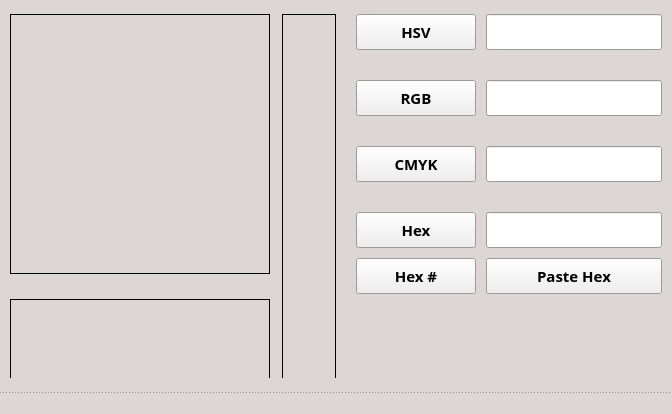
<?xml version="1.0" encoding="UTF-8"?>
<ui version="4.0">
 <class>MainWindow</class>
 <widget class="QMainWindow" name="MainWindow">
  <property name="geometry">
   <rect>
    <x>0</x>
    <y>0</y>
    <width>672</width>
    <height>414</height>
   </rect>
  </property>
  <property name="sizePolicy">
   <sizepolicy hsizetype="Expanding" vsizetype="Expanding">
    <horstretch>0</horstretch>
    <verstretch>0</verstretch>
   </sizepolicy>
  </property>
  <property name="minimumSize">
   <size>
    <width>672</width>
    <height>414</height>
   </size>
  </property>
  <property name="maximumSize">
   <size>
    <width>672</width>
    <height>414</height>
   </size>
  </property>
  <property name="palette">
   <palette>
    <active>
     <colorrole role="Base">
      <brush brushstyle="SolidPattern">
       <color alpha="255">
        <red>255</red>
        <green>255</green>
        <blue>255</blue>
       </color>
      </brush>
     </colorrole>
     <colorrole role="Window">
      <brush brushstyle="SolidPattern">
       <color alpha="255">
        <red>221</red>
        <green>214</green>
        <blue>214</blue>
       </color>
      </brush>
     </colorrole>
    </active>
    <inactive>
     <colorrole role="Base">
      <brush brushstyle="SolidPattern">
       <color alpha="255">
        <red>255</red>
        <green>255</green>
        <blue>255</blue>
       </color>
      </brush>
     </colorrole>
     <colorrole role="Window">
      <brush brushstyle="SolidPattern">
       <color alpha="255">
        <red>221</red>
        <green>214</green>
        <blue>214</blue>
       </color>
      </brush>
     </colorrole>
    </inactive>
    <disabled>
     <colorrole role="Base">
      <brush brushstyle="SolidPattern">
       <color alpha="255">
        <red>221</red>
        <green>214</green>
        <blue>214</blue>
       </color>
      </brush>
     </colorrole>
     <colorrole role="Window">
      <brush brushstyle="SolidPattern">
       <color alpha="255">
        <red>221</red>
        <green>214</green>
        <blue>214</blue>
       </color>
      </brush>
     </colorrole>
    </disabled>
   </palette>
  </property>
  <property name="windowTitle">
   <string>QtColorPicker</string>
  </property>
  <property name="styleSheet">
   <string notr="true"/>
  </property>
  <widget class="QWidget" name="centralWidget">
   <layout class="QVBoxLayout" name="verticalLayout">
    <property name="spacing">
     <number>0</number>
    </property>
    <property name="leftMargin">
     <number>0</number>
    </property>
    <property name="topMargin">
     <number>0</number>
    </property>
    <property name="rightMargin">
     <number>0</number>
    </property>
    <property name="bottomMargin">
     <number>0</number>
    </property>
    <item>
     <spacer name="topVSpacer">
      <property name="orientation">
       <enum>Qt::Vertical</enum>
      </property>
      <property name="sizeType">
       <enum>QSizePolicy::MinimumExpanding</enum>
      </property>
      <property name="sizeHint" stdset="0">
       <size>
        <width>20</width>
        <height>14</height>
       </size>
      </property>
     </spacer>
    </item>
    <item>
     <widget class="QWidget" name="widget" native="true">
      <layout class="QHBoxLayout" name="horizontalLayout">
       <property name="spacing">
        <number>0</number>
       </property>
       <property name="leftMargin">
        <number>0</number>
       </property>
       <property name="topMargin">
        <number>0</number>
       </property>
       <property name="rightMargin">
        <number>0</number>
       </property>
       <property name="bottomMargin">
        <number>0</number>
       </property>
       <item>
        <spacer name="leftHSpacer">
         <property name="orientation">
          <enum>Qt::Horizontal</enum>
         </property>
         <property name="sizeType">
          <enum>QSizePolicy::MinimumExpanding</enum>
         </property>
         <property name="sizeHint" stdset="0">
          <size>
           <width>10</width>
           <height>20</height>
          </size>
         </property>
        </spacer>
       </item>
       <item>
        <widget class="QWidget" name="pColorPicker" native="true">
         <property name="sizePolicy">
          <sizepolicy hsizetype="Fixed" vsizetype="Fixed">
           <horstretch>0</horstretch>
           <verstretch>0</verstretch>
          </sizepolicy>
         </property>
         <property name="minimumSize">
          <size>
           <width>0</width>
           <height>365</height>
          </size>
         </property>
         <property name="maximumSize">
          <size>
           <width>16777215</width>
           <height>365</height>
          </size>
         </property>
         <property name="autoFillBackground">
          <bool>false</bool>
         </property>
         <layout class="QGridLayout" name="gridLayout">
          <property name="leftMargin">
           <number>0</number>
          </property>
          <property name="topMargin">
           <number>0</number>
          </property>
          <property name="rightMargin">
           <number>0</number>
          </property>
          <property name="bottomMargin">
           <number>0</number>
          </property>
          <property name="spacing">
           <number>0</number>
          </property>
          <item row="3" column="0">
           <widget class="ColorSample" name="colorSample" native="true">
            <property name="sizePolicy">
             <sizepolicy hsizetype="Fixed" vsizetype="Fixed">
              <horstretch>0</horstretch>
              <verstretch>0</verstretch>
             </sizepolicy>
            </property>
            <property name="minimumSize">
             <size>
              <width>260</width>
              <height>80</height>
             </size>
            </property>
            <property name="styleSheet">
             <string notr="true">border:1px solid;</string>
            </property>
           </widget>
          </item>
          <item row="0" column="2" rowspan="4" alignment="Qt::AlignTop">
           <widget class="HSelector" name="hSelector" native="true">
            <property name="sizePolicy">
             <sizepolicy hsizetype="Fixed" vsizetype="Fixed">
              <horstretch>0</horstretch>
              <verstretch>0</verstretch>
             </sizepolicy>
            </property>
            <property name="minimumSize">
             <size>
              <width>54</width>
              <height>365</height>
             </size>
            </property>
            <property name="maximumSize">
             <size>
              <width>54</width>
              <height>16777215</height>
             </size>
            </property>
            <property name="autoFillBackground">
             <bool>false</bool>
            </property>
            <property name="styleSheet">
             <string notr="true">border:1px solid</string>
            </property>
           </widget>
          </item>
          <item row="0" column="0" alignment="Qt::AlignTop">
           <widget class="SVSelector" name="svSelector" native="true">
            <property name="sizePolicy">
             <sizepolicy hsizetype="Fixed" vsizetype="Fixed">
              <horstretch>0</horstretch>
              <verstretch>0</verstretch>
             </sizepolicy>
            </property>
            <property name="minimumSize">
             <size>
              <width>260</width>
              <height>260</height>
             </size>
            </property>
            <property name="styleSheet">
             <string notr="true">border:1px solid;</string>
            </property>
           </widget>
          </item>
          <item row="1" column="0">
           <spacer name="vSpacer2">
            <property name="orientation">
             <enum>Qt::Vertical</enum>
            </property>
            <property name="sizeType">
             <enum>QSizePolicy::Fixed</enum>
            </property>
            <property name="sizeHint" stdset="0">
             <size>
              <width>20</width>
              <height>20</height>
             </size>
            </property>
           </spacer>
          </item>
          <item row="0" column="1" rowspan="2">
           <spacer name="hSpacer2">
            <property name="orientation">
             <enum>Qt::Horizontal</enum>
            </property>
            <property name="sizeType">
             <enum>QSizePolicy::Fixed</enum>
            </property>
            <property name="sizeHint" stdset="0">
             <size>
              <width>25</width>
              <height>20</height>
             </size>
            </property>
           </spacer>
          </item>
         </layout>
         <zorder>svSelector</zorder>
         <zorder>colorSample</zorder>
         <zorder>hSelector</zorder>
        </widget>
       </item>
       <item>
        <spacer name="innerHSpacer1">
         <property name="orientation">
          <enum>Qt::Horizontal</enum>
         </property>
         <property name="sizeType">
          <enum>QSizePolicy::Fixed</enum>
         </property>
         <property name="sizeHint" stdset="0">
          <size>
           <width>20</width>
           <height>20</height>
          </size>
         </property>
        </spacer>
       </item>
       <item>
        <layout class="QVBoxLayout" name="loColorText">
         <property name="spacing">
          <number>0</number>
         </property>
         <property name="rightMargin">
          <number>0</number>
         </property>
         <item>
          <widget class="QWidget" name="pHSV" native="true">
           <property name="sizePolicy">
            <sizepolicy hsizetype="Preferred" vsizetype="Maximum">
             <horstretch>0</horstretch>
             <verstretch>0</verstretch>
            </sizepolicy>
           </property>
           <property name="minimumSize">
            <size>
             <width>0</width>
             <height>0</height>
            </size>
           </property>
           <layout class="QHBoxLayout" name="horizontalLayout_4">
            <property name="spacing">
             <number>10</number>
            </property>
            <property name="leftMargin">
             <number>0</number>
            </property>
            <property name="topMargin">
             <number>0</number>
            </property>
            <property name="rightMargin">
             <number>0</number>
            </property>
            <property name="bottomMargin">
             <number>0</number>
            </property>
            <item>
             <widget class="QPushButton" name="bHSV">
              <property name="sizePolicy">
               <sizepolicy hsizetype="Fixed" vsizetype="Fixed">
                <horstretch>0</horstretch>
                <verstretch>0</verstretch>
               </sizepolicy>
              </property>
              <property name="minimumSize">
               <size>
                <width>120</width>
                <height>36</height>
               </size>
              </property>
              <property name="font">
               <font>
                <family>Trebuchet MS</family>
                <pointsize>11</pointsize>
                <weight>75</weight>
                <italic>false</italic>
                <bold>true</bold>
               </font>
              </property>
              <property name="text">
               <string>HSV</string>
              </property>
             </widget>
            </item>
            <item alignment="Qt::AlignLeft">
             <widget class="ColorText" name="leHSV">
              <property name="sizePolicy">
               <sizepolicy hsizetype="Fixed" vsizetype="Fixed">
                <horstretch>0</horstretch>
                <verstretch>0</verstretch>
               </sizepolicy>
              </property>
              <property name="minimumSize">
               <size>
                <width>0</width>
                <height>36</height>
               </size>
              </property>
              <property name="font">
               <font>
                <family>Consolas</family>
                <pointsize>12</pointsize>
                <weight>75</weight>
                <bold>true</bold>
               </font>
              </property>
              <property name="styleSheet">
               <string notr="true"/>
              </property>
              <property name="text">
               <string/>
              </property>
              <property name="readOnly">
               <bool>false</bool>
              </property>
             </widget>
            </item>
           </layout>
          </widget>
         </item>
         <item>
          <spacer name="verticalSpacer_5">
           <property name="orientation">
            <enum>Qt::Vertical</enum>
           </property>
           <property name="sizeType">
            <enum>QSizePolicy::Fixed</enum>
           </property>
           <property name="sizeHint" stdset="0">
            <size>
             <width>20</width>
             <height>30</height>
            </size>
           </property>
          </spacer>
         </item>
         <item>
          <widget class="QWidget" name="pRGB" native="true">
           <property name="sizePolicy">
            <sizepolicy hsizetype="Preferred" vsizetype="Maximum">
             <horstretch>0</horstretch>
             <verstretch>0</verstretch>
            </sizepolicy>
           </property>
           <property name="minimumSize">
            <size>
             <width>0</width>
             <height>0</height>
            </size>
           </property>
           <layout class="QHBoxLayout" name="horizontalLayout_3">
            <property name="spacing">
             <number>10</number>
            </property>
            <property name="leftMargin">
             <number>0</number>
            </property>
            <property name="topMargin">
             <number>0</number>
            </property>
            <property name="rightMargin">
             <number>0</number>
            </property>
            <property name="bottomMargin">
             <number>0</number>
            </property>
            <item alignment="Qt::AlignLeft">
             <widget class="QPushButton" name="bRGB">
              <property name="sizePolicy">
               <sizepolicy hsizetype="Fixed" vsizetype="Fixed">
                <horstretch>0</horstretch>
                <verstretch>0</verstretch>
               </sizepolicy>
              </property>
              <property name="minimumSize">
               <size>
                <width>120</width>
                <height>36</height>
               </size>
              </property>
              <property name="font">
               <font>
                <family>Trebuchet MS</family>
                <pointsize>11</pointsize>
                <weight>75</weight>
                <italic>false</italic>
                <bold>true</bold>
               </font>
              </property>
              <property name="text">
               <string>RGB</string>
              </property>
             </widget>
            </item>
            <item>
             <widget class="ColorText" name="leRGB">
              <property name="sizePolicy">
               <sizepolicy hsizetype="Fixed" vsizetype="Fixed">
                <horstretch>0</horstretch>
                <verstretch>0</verstretch>
               </sizepolicy>
              </property>
              <property name="minimumSize">
               <size>
                <width>0</width>
                <height>36</height>
               </size>
              </property>
              <property name="font">
               <font>
                <family>Consolas</family>
                <pointsize>12</pointsize>
                <weight>75</weight>
                <bold>true</bold>
               </font>
              </property>
              <property name="styleSheet">
               <string notr="true"/>
              </property>
              <property name="text">
               <string/>
              </property>
             </widget>
            </item>
           </layout>
          </widget>
         </item>
         <item>
          <spacer name="verticalSpacer_6">
           <property name="orientation">
            <enum>Qt::Vertical</enum>
           </property>
           <property name="sizeType">
            <enum>QSizePolicy::Fixed</enum>
           </property>
           <property name="sizeHint" stdset="0">
            <size>
             <width>20</width>
             <height>30</height>
            </size>
           </property>
          </spacer>
         </item>
         <item alignment="Qt::AlignTop">
          <widget class="QWidget" name="pCMYK" native="true">
           <property name="sizePolicy">
            <sizepolicy hsizetype="Preferred" vsizetype="Preferred">
             <horstretch>0</horstretch>
             <verstretch>0</verstretch>
            </sizepolicy>
           </property>
           <property name="minimumSize">
            <size>
             <width>0</width>
             <height>0</height>
            </size>
           </property>
           <layout class="QHBoxLayout" name="horizontalLayout_2">
            <property name="spacing">
             <number>10</number>
            </property>
            <property name="leftMargin">
             <number>0</number>
            </property>
            <property name="topMargin">
             <number>0</number>
            </property>
            <property name="rightMargin">
             <number>0</number>
            </property>
            <property name="bottomMargin">
             <number>0</number>
            </property>
            <item>
             <widget class="QPushButton" name="bCMYK">
              <property name="sizePolicy">
               <sizepolicy hsizetype="Fixed" vsizetype="Fixed">
                <horstretch>0</horstretch>
                <verstretch>0</verstretch>
               </sizepolicy>
              </property>
              <property name="minimumSize">
               <size>
                <width>120</width>
                <height>36</height>
               </size>
              </property>
              <property name="font">
               <font>
                <family>Trebuchet MS</family>
                <pointsize>11</pointsize>
                <weight>75</weight>
                <italic>false</italic>
                <bold>true</bold>
               </font>
              </property>
              <property name="text">
               <string>CMYK</string>
              </property>
             </widget>
            </item>
            <item>
             <widget class="ColorText" name="leCMYK">
              <property name="sizePolicy">
               <sizepolicy hsizetype="Fixed" vsizetype="Fixed">
                <horstretch>0</horstretch>
                <verstretch>0</verstretch>
               </sizepolicy>
              </property>
              <property name="minimumSize">
               <size>
                <width>0</width>
                <height>36</height>
               </size>
              </property>
              <property name="font">
               <font>
                <family>Consolas</family>
                <pointsize>12</pointsize>
                <weight>75</weight>
                <bold>true</bold>
               </font>
              </property>
              <property name="styleSheet">
               <string notr="true"/>
              </property>
              <property name="text">
               <string/>
              </property>
             </widget>
            </item>
           </layout>
          </widget>
         </item>
         <item>
          <spacer name="verticalSpacer_4">
           <property name="orientation">
            <enum>Qt::Vertical</enum>
           </property>
           <property name="sizeType">
            <enum>QSizePolicy::Fixed</enum>
           </property>
           <property name="sizeHint" stdset="0">
            <size>
             <width>30</width>
             <height>30</height>
            </size>
           </property>
          </spacer>
         </item>
         <item alignment="Qt::AlignTop">
          <widget class="QWidget" name="pHex" native="true">
           <property name="sizePolicy">
            <sizepolicy hsizetype="Preferred" vsizetype="Maximum">
             <horstretch>0</horstretch>
             <verstretch>0</verstretch>
            </sizepolicy>
           </property>
           <property name="minimumSize">
            <size>
             <width>0</width>
             <height>0</height>
            </size>
           </property>
           <layout class="QGridLayout" name="gridLayout_2">
            <property name="leftMargin">
             <number>0</number>
            </property>
            <property name="topMargin">
             <number>0</number>
            </property>
            <property name="rightMargin">
             <number>0</number>
            </property>
            <property name="bottomMargin">
             <number>0</number>
            </property>
            <property name="spacing">
             <number>10</number>
            </property>
            <item row="0" column="0">
             <widget class="QPushButton" name="bHex">
              <property name="sizePolicy">
               <sizepolicy hsizetype="Fixed" vsizetype="Fixed">
                <horstretch>0</horstretch>
                <verstretch>0</verstretch>
               </sizepolicy>
              </property>
              <property name="minimumSize">
               <size>
                <width>120</width>
                <height>36</height>
               </size>
              </property>
              <property name="font">
               <font>
                <family>Trebuchet MS</family>
                <pointsize>11</pointsize>
                <weight>75</weight>
                <italic>false</italic>
                <bold>true</bold>
               </font>
              </property>
              <property name="text">
               <string>Hex</string>
              </property>
             </widget>
            </item>
            <item row="0" column="1">
             <widget class="ColorText" name="leHex">
              <property name="sizePolicy">
               <sizepolicy hsizetype="Fixed" vsizetype="Fixed">
                <horstretch>0</horstretch>
                <verstretch>0</verstretch>
               </sizepolicy>
              </property>
              <property name="minimumSize">
               <size>
                <width>0</width>
                <height>36</height>
               </size>
              </property>
              <property name="font">
               <font>
                <family>Consolas</family>
                <pointsize>12</pointsize>
                <weight>75</weight>
                <bold>true</bold>
               </font>
              </property>
              <property name="styleSheet">
               <string notr="true"/>
              </property>
              <property name="text">
               <string/>
              </property>
             </widget>
            </item>
            <item row="1" column="0" alignment="Qt::AlignLeft">
             <widget class="QPushButton" name="bHexHash">
              <property name="sizePolicy">
               <sizepolicy hsizetype="Fixed" vsizetype="Fixed">
                <horstretch>0</horstretch>
                <verstretch>0</verstretch>
               </sizepolicy>
              </property>
              <property name="minimumSize">
               <size>
                <width>120</width>
                <height>36</height>
               </size>
              </property>
              <property name="font">
               <font>
                <family>Trebuchet MS</family>
                <pointsize>11</pointsize>
                <weight>75</weight>
                <italic>false</italic>
                <bold>true</bold>
               </font>
              </property>
              <property name="text">
               <string>Hex #</string>
              </property>
             </widget>
            </item>
            <item row="1" column="1">
             <widget class="QPushButton" name="bPasteHex">
              <property name="minimumSize">
               <size>
                <width>0</width>
                <height>36</height>
               </size>
              </property>
              <property name="font">
               <font>
                <family>Trebuchet MS</family>
                <pointsize>11</pointsize>
                <weight>75</weight>
                <italic>false</italic>
                <bold>true</bold>
               </font>
              </property>
              <property name="text">
               <string>Paste Hex</string>
              </property>
             </widget>
            </item>
           </layout>
          </widget>
         </item>
         <item>
          <spacer name="verticalSpacer_7">
           <property name="orientation">
            <enum>Qt::Vertical</enum>
           </property>
           <property name="sizeType">
            <enum>QSizePolicy::Expanding</enum>
           </property>
           <property name="sizeHint" stdset="0">
            <size>
             <width>20</width>
             <height>32</height>
            </size>
           </property>
          </spacer>
         </item>
         <item>
          <widget class="QWidget" name="widget_2" native="true">
           <property name="sizePolicy">
            <sizepolicy hsizetype="Preferred" vsizetype="Fixed">
             <horstretch>0</horstretch>
             <verstretch>0</verstretch>
            </sizepolicy>
           </property>
           <property name="minimumSize">
            <size>
             <width>0</width>
             <height>36</height>
            </size>
           </property>
           <layout class="QHBoxLayout" name="horizontalLayout_5">
            <property name="spacing">
             <number>5</number>
            </property>
            <property name="leftMargin">
             <number>0</number>
            </property>
            <property name="topMargin">
             <number>0</number>
            </property>
            <property name="rightMargin">
             <number>0</number>
            </property>
            <property name="bottomMargin">
             <number>0</number>
            </property>
           </layout>
          </widget>
         </item>
         <item>
          <spacer name="vSpacer1">
           <property name="orientation">
            <enum>Qt::Vertical</enum>
           </property>
           <property name="sizeType">
            <enum>QSizePolicy::Fixed</enum>
           </property>
           <property name="sizeHint" stdset="0">
            <size>
             <width>20</width>
             <height>0</height>
            </size>
           </property>
          </spacer>
         </item>
        </layout>
       </item>
       <item>
        <spacer name="rightHSpacer">
         <property name="orientation">
          <enum>Qt::Horizontal</enum>
         </property>
         <property name="sizeType">
          <enum>QSizePolicy::MinimumExpanding</enum>
         </property>
         <property name="sizeHint" stdset="0">
          <size>
           <width>10</width>
           <height>18</height>
          </size>
         </property>
        </spacer>
       </item>
      </layout>
     </widget>
    </item>
    <item>
     <spacer name="verticalSpacer">
      <property name="orientation">
       <enum>Qt::Vertical</enum>
      </property>
      <property name="sizeType">
       <enum>QSizePolicy::Fixed</enum>
      </property>
      <property name="sizeHint" stdset="0">
       <size>
        <width>20</width>
        <height>0</height>
       </size>
      </property>
     </spacer>
    </item>
    <item>
     <spacer name="bottomVSpacer">
      <property name="orientation">
       <enum>Qt::Vertical</enum>
      </property>
      <property name="sizeType">
       <enum>QSizePolicy::MinimumExpanding</enum>
      </property>
      <property name="sizeHint" stdset="0">
       <size>
        <width>20</width>
        <height>14</height>
       </size>
      </property>
     </spacer>
    </item>
   </layout>
  </widget>
  <widget class="QStatusBar" name="statusBar">
   <property name="font">
    <font>
     <family>Lucida Sans Unicode</family>
     <pointsize>9</pointsize>
     <weight>75</weight>
     <bold>true</bold>
    </font>
   </property>
   <property name="autoFillBackground">
    <bool>false</bool>
   </property>
   <property name="styleSheet">
    <string notr="true">border-top:1px dotted #444;</string>
   </property>
   <property name="sizeGripEnabled">
    <bool>false</bool>
   </property>
  </widget>
 </widget>
 <layoutdefault spacing="6" margin="11"/>
 <customwidgets>
  <customwidget>
   <class>HSelector</class>
   <extends>QWidget</extends>
   <header>Widgets/ColorWidgets/hselector.h</header>
   <container>1</container>
  </customwidget>
  <customwidget>
   <class>SVSelector</class>
   <extends>QWidget</extends>
   <header>Widgets/ColorWidgets/svselector.h</header>
   <container>1</container>
  </customwidget>
  <customwidget>
   <class>ColorSample</class>
   <extends>QWidget</extends>
   <header>Widgets/ColorWidgets/colorsample.h</header>
   <container>1</container>
  </customwidget>
  <customwidget>
   <class>ColorText</class>
   <extends>QLineEdit</extends>
   <header>Widgets/colortext.h</header>
  </customwidget>
 </customwidgets>
 <tabstops>
  <tabstop>bHSV</tabstop>
  <tabstop>leHSV</tabstop>
  <tabstop>bRGB</tabstop>
  <tabstop>leRGB</tabstop>
  <tabstop>bCMYK</tabstop>
  <tabstop>leCMYK</tabstop>
  <tabstop>bHex</tabstop>
  <tabstop>leHex</tabstop>
  <tabstop>bHexHash</tabstop>
 </tabstops>
 <resources/>
 <connections/>
</ui>
